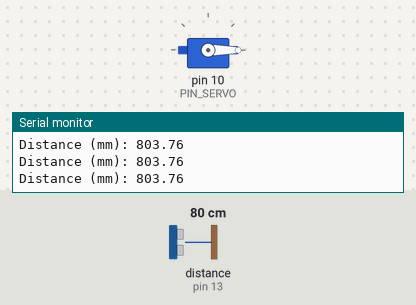
This sketch was run on a simulated Arduino Uno, built with avr-gcc and run on an emulated ATmega328P. Parts: servo, the last lines printed to the serial monitor. Wiring (inferred from the names in the program): ultrasonic range finder: trigger pin 12; echo pin 13. The inputs (shaded band) are chosen by the test bench; at power-on: distance to the obstacle (sensor on pin 13) 80 cm. The echo pulse lasts 58.3 µs per cm.

Above: at 1.2 s.
1.3 s: distance to the obstacle (sensor on pin 13) set to 21 cm
2.8 s: distance to the obstacle (sensor on pin 13) set to 17 cm
At 5.7 s:
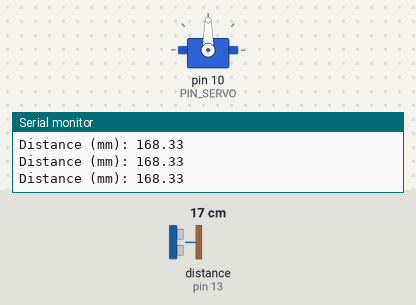
5.8 s: distance to the obstacle (sensor on pin 13) set to 22 cm
7.3 s: distance to the obstacle (sensor on pin 13) set to 26 cm
At 8.36 s:
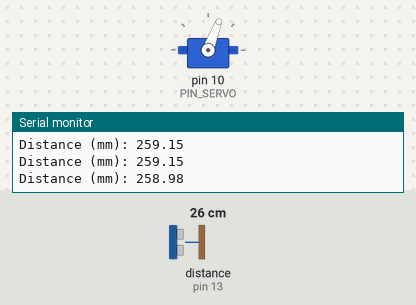
10.3 s: distance to the obstacle (sensor on pin 13) set to 2 cm
At 11.71 s:
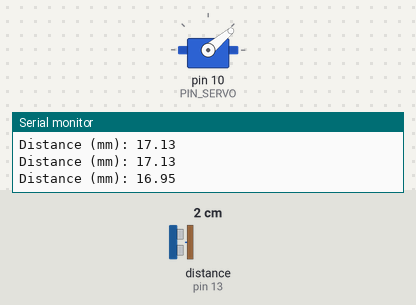
Timing chart, 0 to 14.3 s (numbered marks = the images above; inputs shaded):
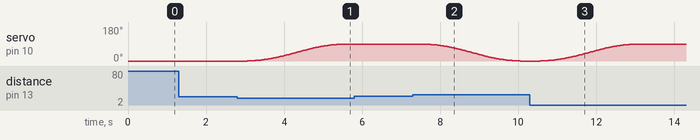

The sketch:

10C16.ino
```cpp
#include <Servo.h>
#include <math.h>

#define PIN_SERVO 10
#define PIN_TRIG 12
#define PIN_ECHO 13

#define USE_SIGMOID 0
#define DETECT_DISTANCE 180.0
#define RELEASE_DISTANCE 230.0
#define SENSOR_INTERVAL 50
#define MOVING_TIME 3000UL

#define ANGLE_CLOSED 0
#define ANGLE_OPEN 90

Servo myServo;

bool vehicleDetected = false;
float currentAngle = ANGLE_CLOSED;
float startAngle = ANGLE_CLOSED;
float targetAngle = ANGLE_CLOSED;
unsigned long moveStartTime = 0;
unsigned long lastSensorTime = 0;
bool moving = false;

float easing(float t) {
  t = constrain(t, 0.0f, 1.0f);
#if USE_SIGMOID
  const float k = 12.0f;
  const float low = 1.0f / (1.0f + exp(k * 0.5f));
  const float high = 1.0f / (1.0f + exp(-k * 0.5f));
  float y = 1.0f / (1.0f + exp(-k * (t - 0.5f)));
  return (y - low) / (high - low);
#else
  return t * t * t * (t * (t * 6.0f - 15.0f) + 10.0f);
#endif
}

float readDistanceMM() {
  digitalWrite(PIN_TRIG, LOW);
  delayMicroseconds(2);
  digitalWrite(PIN_TRIG, HIGH);
  delayMicroseconds(10);
  digitalWrite(PIN_TRIG, LOW);

  unsigned long duration = pulseIn(PIN_ECHO, HIGH, 12000UL);
  if (duration == 0) return -1.0f;
  return duration * 0.346f / 2.0f;
}

void updateServo(unsigned long now) {
  if (!moving) return;
  float t = (now - moveStartTime) / (float)MOVING_TIME;
  if (t >= 1.0f) {
    currentAngle = targetAngle;
    moving = false;
  } else {
    currentAngle = startAngle + (targetAngle - startAngle) * easing(t);
  }
  myServo.write((int)round(currentAngle));
}

void moveTo(float angle, unsigned long now) {
  if (targetAngle == angle) return;
  startAngle = currentAngle;
  targetAngle = angle;
  moveStartTime = now;
  moving = true;
}

void setup() {
  Serial.begin(9600);
  pinMode(PIN_TRIG, OUTPUT);
  pinMode(PIN_ECHO, INPUT);
  myServo.attach(PIN_SERVO);
  myServo.write(ANGLE_CLOSED);
}

void loop() {
  unsigned long now = millis();
  updateServo(now);

  if (now - lastSensorTime >= SENSOR_INTERVAL) {
    lastSensorTime = now;
    float distance = readDistanceMM();

    if (distance >= 0) {
      if (!vehicleDetected && distance <= DETECT_DISTANCE) {
        vehicleDetected = true;
        moveTo(ANGLE_OPEN, millis());
        Serial.println("Vehicle detected: opening");
      } else if (vehicleDetected && distance >= RELEASE_DISTANCE) {
        vehicleDetected = false;
        moveTo(ANGLE_CLOSED, millis());
        Serial.println("Vehicle passed: closing");
      }
      Serial.print("Distance (mm): ");
      Serial.println(distance);
    }
  }
}
```

Measured:
- the behaviour switches between 19 and 18 cm on distance to the obstacle (sensor on pin 13) (found by bisection; images 0 and 1)
- the behaviour switches between 23 and 24 cm on distance to the obstacle (sensor on pin 13) (found by bisection; images 1 and 2)
- after the input at 2.8 s, servo on pin 10 (PIN_SERVO): moves from 0° to 90° over 2.5 s, starting after 0.26 s
- after the input at 7.3 s, servo on pin 10 (PIN_SERVO): moves from 90° to 0° over 2.5 s, starting after 0.26 s
- after the input at 10.3 s, servo on pin 10 (PIN_SERVO): moves from 0° to 90° over 2.5 s, starting after 0.26 s
